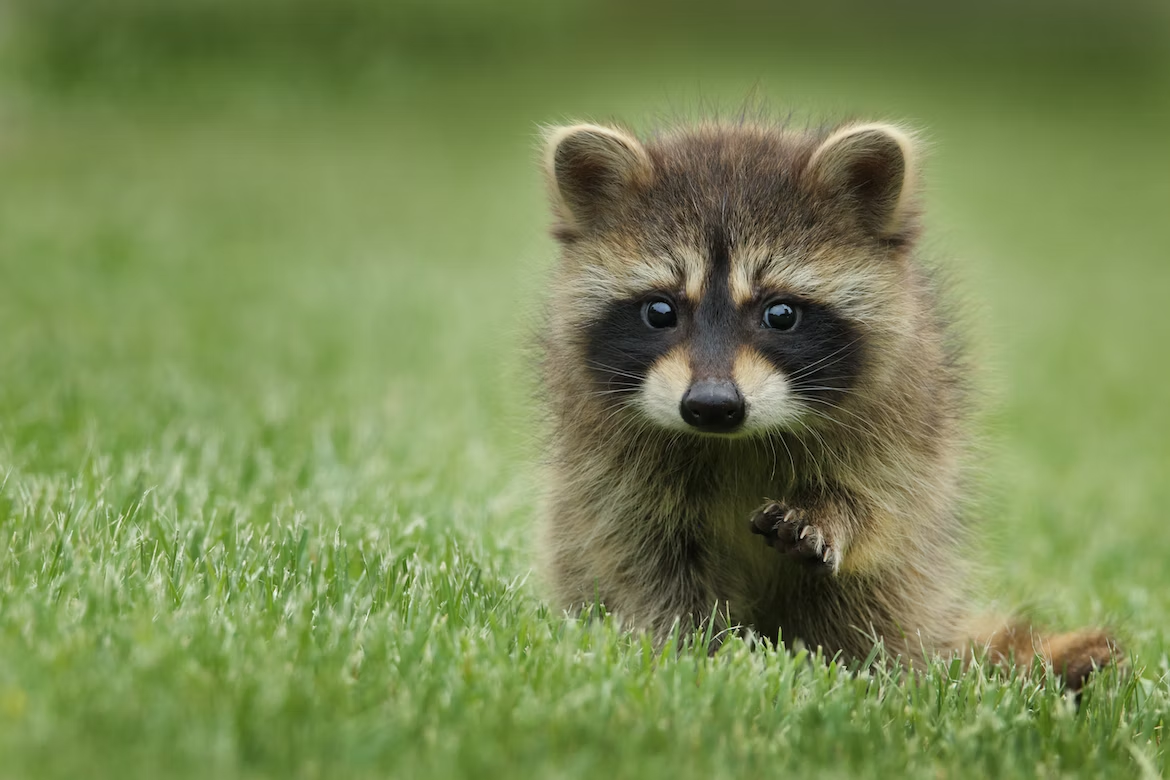
#> input picture example.jpg, 1170 x 780 px
$ python test.py
#> lines starting #> are read from the running program, lines starting #| are printed output that depends on the picture; after the words box and inside, x2 and y2 are one past the last pixel; in counts of white or black regions, pixels touching at a corner belong together
import cv2
import sys

src = cv2.imread('example.jpg')
#> src is the input picture: shape (780, 1170, 3); mean B, G, R 83.4, 136.8, 121

if src is None:
    print('Image load failed!')
    sys.exit()

src_hsv = cv2.cvtColor(src, cv2.COLOR_BGR2HSV)
#> src_hsv: shape (780, 1170, 3); mean H, S, V 37.5, 103.7, 138.5

dst1 = cv2.inRange(src, (0, 128, 0), (100, 255, 100))
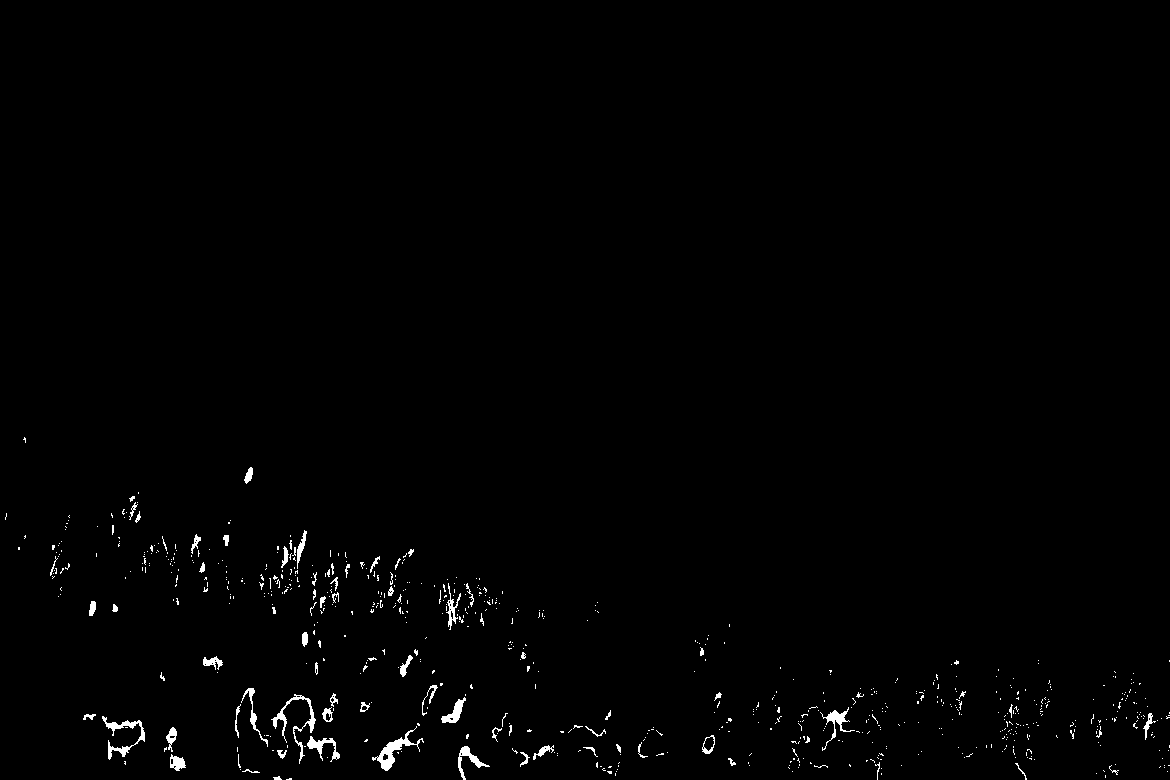
#> dst1: shape (780, 1170); 0.92% white; 725 white regions (651 under 20 px), largest, box (x1, y1, x2, y2) and area: (372, 726, 424, 771) 516, (271, 694, 316, 764) 479, (102, 716, 145, 760) 449
dst2 = cv2.inRange(src_hsv, (50, 150, 0), (80, 255, 255))
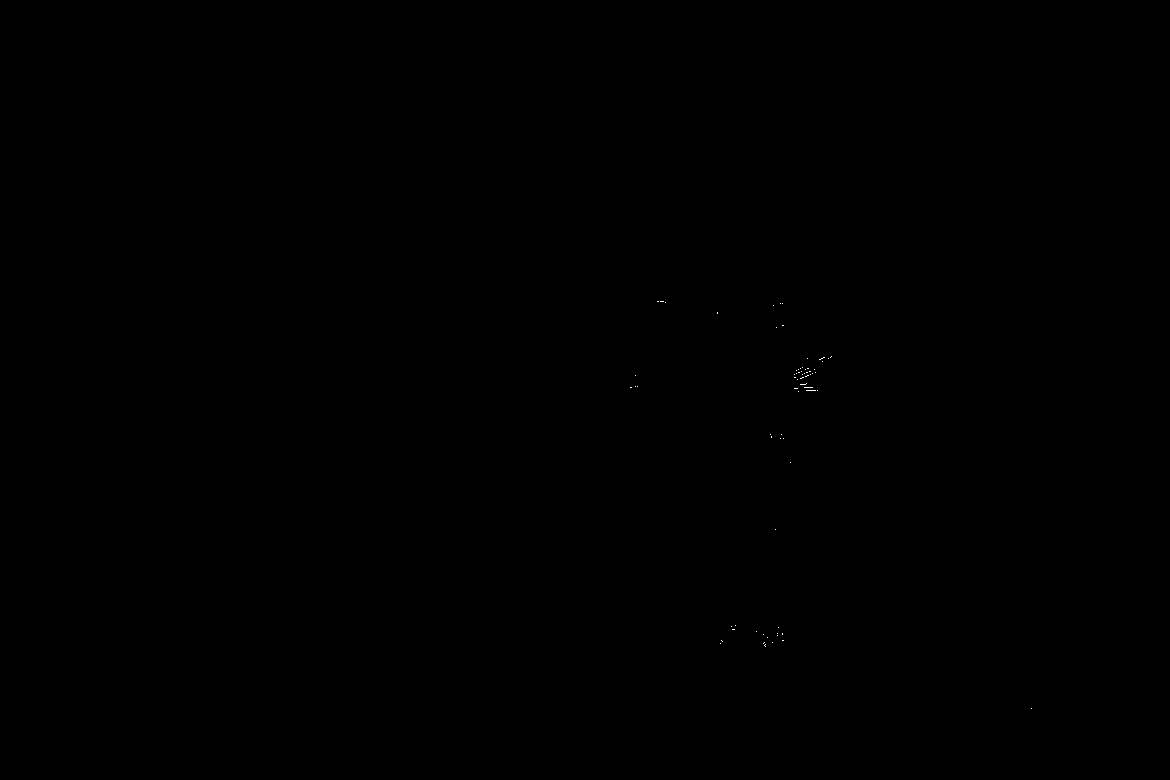
#> dst2: shape (780, 1170); 0.01% white in thin lines or dots, all inside (x1, y1, x2, y2) = (630, 301, 1032, 709)

cv2.imshow('src', src)
cv2.imshow('dst1', dst1)
cv2.imshow('dst2', dst2)
cv2.waitKey()

cv2.destroyAllWindows()
